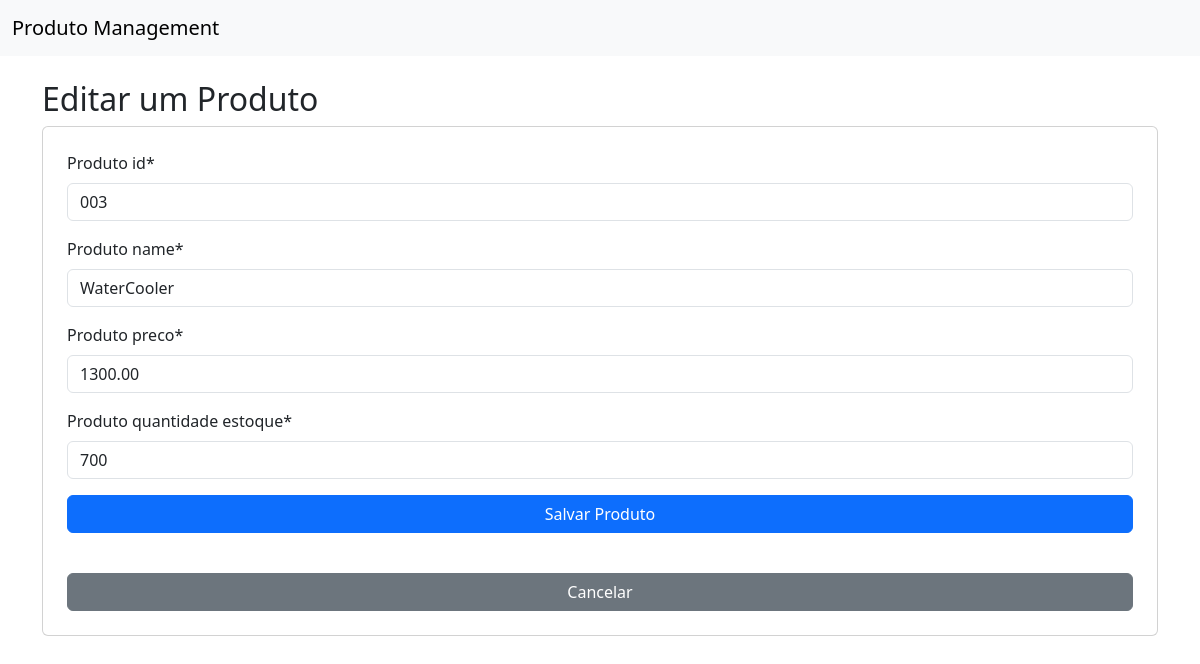
/update/15, run on the app's committed database.
### produto/models.py (models this page shows, shortened)
class Produto(models.Model):
    produto_id = models.CharField(max_length=20)
    produto_name = models.CharField(max_length=100)
    produto_preco = models.DecimalField(max_digits=10, decimal_places=2)
    produto_quantidade_estoque = models.PositiveIntegerField()
    produto_data_criacao = models.DateTimeField(auto_now_add=True)

### produto/views.py (the view)
# urls.py: path('update/<int:pk>', update_produto, name="update"),
def update_produto(request, pk):
    produto = Produto.objects.get(id=pk)
    if request.method == 'POST':
        form = ProdutoForm(request.POST, instance=produto)
        if form.is_valid():
            form.save()
            messages.success(request, 'Produto atualizado com sucesso!')
            return redirect('list')
        else:
            messages.error(request, 'Erro ao atualizar o produto. Verifique os dados e tente novamente.')
    else:
        form = ProdutoForm(instance=produto)
    return render(request, 'update.html', {'form':form})

### produto/forms.py
class ProdutoForm(forms.ModelForm):
    class Meta:
        model = Produto
        fields = '__all__'

### produto/templates/update.html (shortened to what this page needs)
{% extends "base.html" %}
{% block container %}
{% load crispy_forms_tags %}
<h2>Editar um Produto</h2>
<form method="POST" class="form-group card p-4">
    {{ form | crispy }}
    <button type="submit" class="btn btn-primary">Salvar Produto</button><br>
    <a href="{% url 'list' %}" class="btn btn-secondary mt-3">Cancelar</a>
</form>
{% endblock %}

### data on the page
Produto: produto_id "003", produto_name "WaterCooler", produto_preco "1300.00", produto_quantidade_estoque "700"
